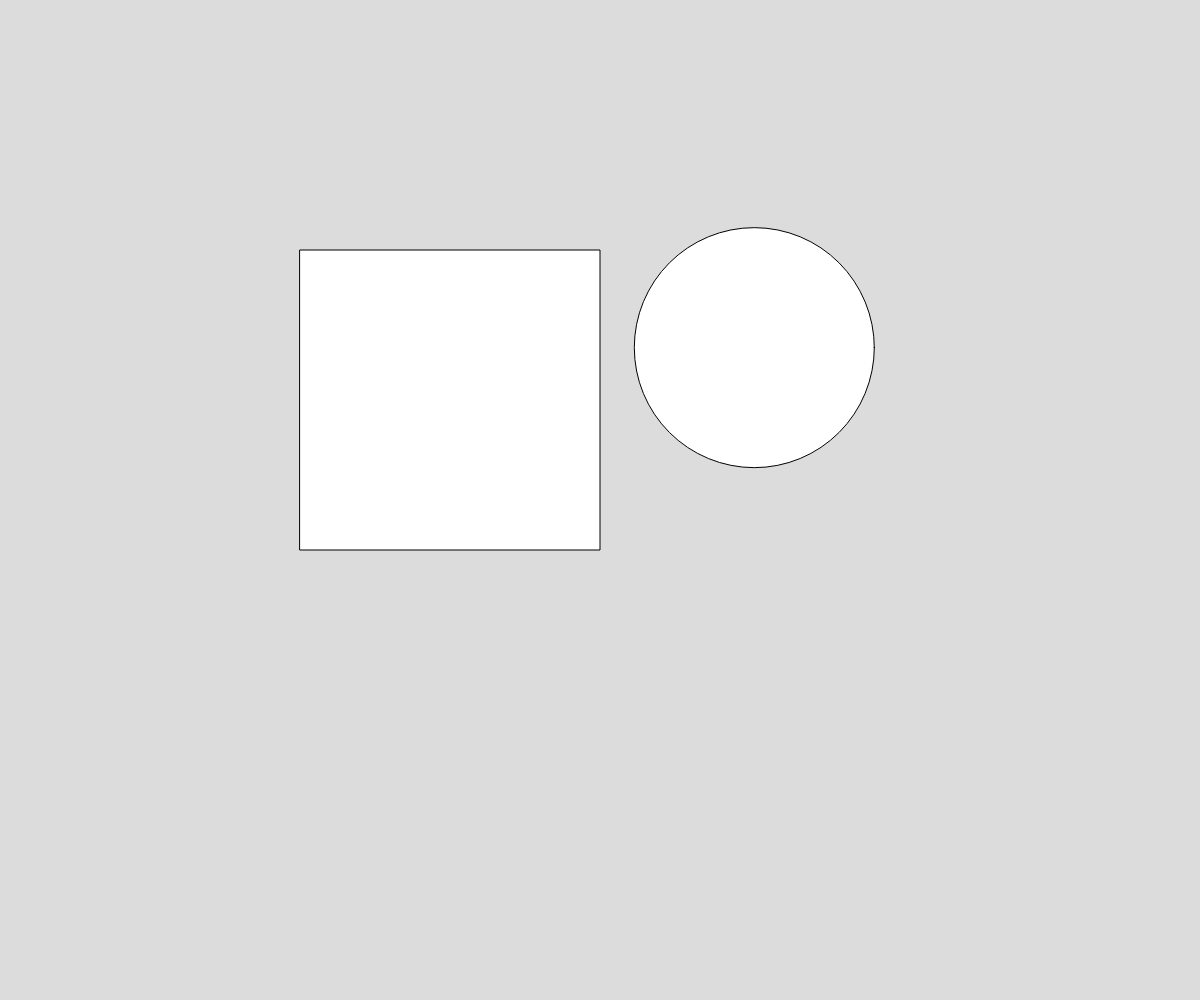
Frame 1 (no input)
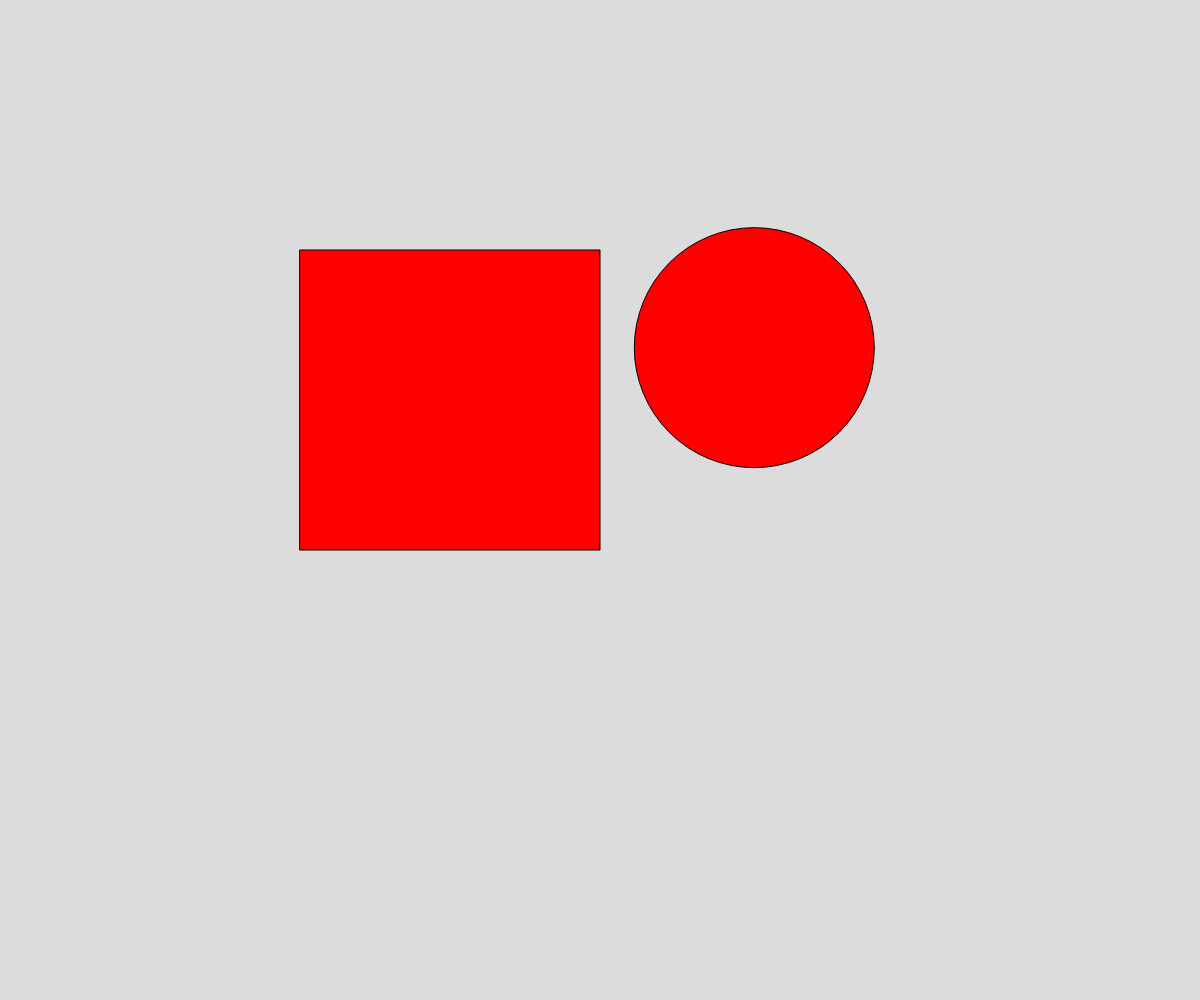
Frame 60 (no input)
Frame 120 (the mouse pressed at the canvas centre since frame 60): identical to frame 60, image omitted

The p5.js sketch that drew these frames (run headless with seeded random() and noise() and a simulated clock; from frame 60 on, the mouse is pressed at the canvas centre):

// p5.js sketch
// ── sketch.js
let fx;
let fy;
let fcx;
let fcy;
let fl;
let ox;
let oy;
let od;
function setup() {
  createCanvas(windowWidth, windowHeight);
  fx = width / 4;
  fy = height / 4;
  fl = width / 4;
  cd = width / 10;
  od = width / 5;
  ox = random(od, width - od);
  oy = random(od, height - od);
  textSize(20);
}

function draw() {
  background(220);
  rect(fx, fy, fl, fl);
  fcx = fx + fl / 2;
  fcy = fy + fl / 2;
  circle(ox, oy, od);
  if (keyIsPressed == true) {
    move();
  }
  if (
    Math.abs(fcx - ox) <= (fl + od) / 2 &&
    Math.abs(fcy - oy) <= (fl + od) / 2
  ) {
    if (sqrt(((fcx - ox)**2) + ((fcy - oy)**2)) <= sqrt((((fl / 2)**2)*2)) + od/2) {
      fill(0, 255, 0);
    }else {
      fill(255, 0, 0);
    }
  } else {
    fill(255, 0, 0);
  }
}
function move() {
  if (keyIsDown(LEFT_ARROW)) {
    fx--;
  }
  if (keyIsDown(RIGHT_ARROW)) {
    fx++;
  }
  if (keyIsDown(UP_ARROW)) {
    fy--;
  }
  if (keyIsDown(DOWN_ARROW)) {
    fy++;
  }
}
function dist() {
  if (sqrt((fcx - ox) ** 2 + (fcy - oy) ** 2) < sqrt(((fl/2) ** 2)*2) + od) {
    fill(0, 255, 0);
  } else {
    fill(255, 0, 0);
  }
}
